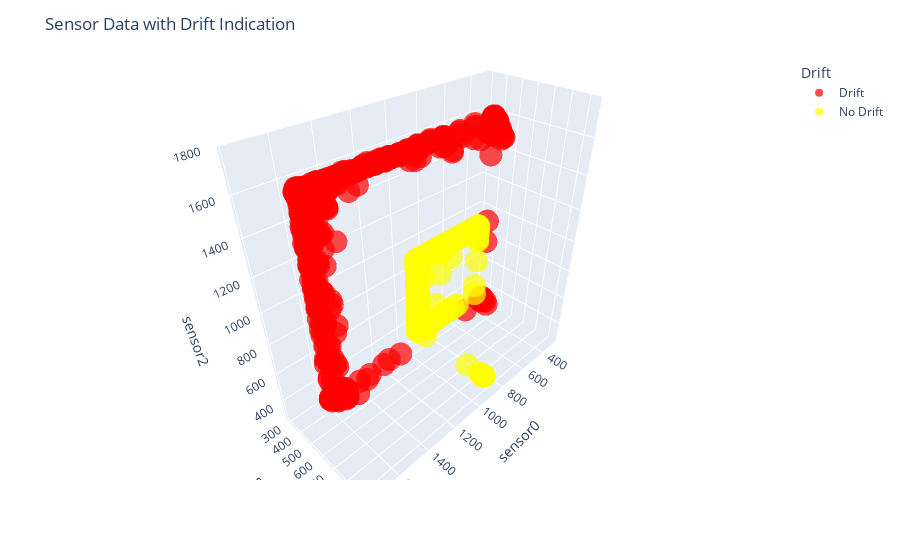

The notebook cell this image was saved under:
### Markdown cell above
### Plot data without drift

### Code cell
df['color'] = df['drift'].map({1: 'red', 0: 'yellow'})
fig = px.scatter_3d(df, x='sensor0', y='sensor1', z='sensor2', 
                    color='color', opacity=0.7,color_discrete_map={'red': 'red', 'yellow': 'yellow'})


# Imposta le etichette degli assi e il titolo
fig.update_layout(scene=dict(xaxis_title='sensor0', yaxis_title='sensor1', zaxis_title='sensor2'),
                  title='Sensor Data with Drift Indication')

# Aggiorna la legenda
fig.update_layout(legend_title_text='Drift')
fig.for_each_trace(lambda t: t.update(name = 'Drift' if t.name == 'red' else 'No Drift'))

# Mostra il grafico
fig.show()

### Figure 1 — Plotly figure (JSON) as saved in the notebook; plotly's stock layout.template omitted (floating-point values rounded to 4 significant figures; data arrays with more than 128 entries replaced by an {"elided": "..."} marker saying what was removed)
{"data": [{"hovertemplate": "color=red<br>sensor0=%{x}<br>sensor1=%{y}<br>sensor2=%{z}<extra></extra>", "legendgroup": "red", "marker": {"color": "red", "opacity": 0.7, "symbol": "circle"}, "mode": "markers", "name": "Drift", "scene": "scene", "showlegend": true, "type": "scatter3d", "x": {"elided": "6000 float values"}, "y": {"elided": "6000 float values"}, "z": {"elided": "6000 float values"}}, {"hovertemplate": "color=yellow<br>sensor0=%{x}<br>sensor1=%{y}<br>sensor2=%{z}<extra></extra>", "legendgroup": "yellow", "marker": {"color": "yellow", "opacity": 0.7, "symbol": "circle"}, "mode": "markers", "name": "No Drift", "scene": "scene", "showlegend": true, "type": "scatter3d", "x": {"elided": "5317 float values"}, "y": {"elided": "5317 float values"}, "z": {"elided": "5317 float values"}}], "layout": {"legend": {"title": {"text": "Drift"}, "tracegroupgap": 0}, "margin": {"t": 60}, "scene": {"domain": {"x": [0, 1], "y": [0, 1]}, "xaxis": {"title": {"text": "sensor0"}}, "yaxis": {"title": {"text": "sensor1"}}, "zaxis": {"title": {"text": "sensor2"}}}, "title": {"text": "Sensor Data with Drift Indication"}}}
